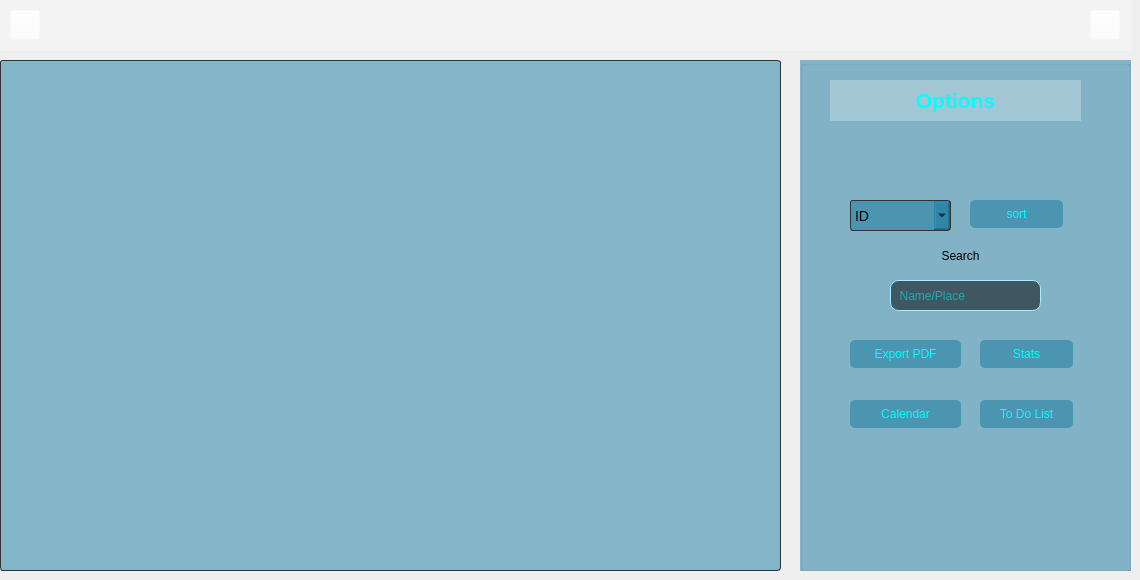
        <widget class="QWidget" name="stackedWidgetPage2">
         <widget class="QTableView" name="tableauzones">
          <property name="geometry">
           <rect>
            <x>0</x>
            <y>60</y>
            <width>781</width>
            <height>511</height>
           </rect>
          </property>
          <property name="styleSheet">
           <string notr="true">QTableView{
border-style: solid;
background-color:rgba(18, 118, 158,125);
color: rgb(0, 255, 255);
border-width: 2px;
border-radius: 10px;
font: 16px;
border: 1px solid #333333;
border-radius: 3px;
padding: 1px 23px 1px 3px;
background-color:rgba(18, 118, 158,125);
color: rgb(0, 255, 255);
font: 75 7pt &quot;MS Shell Dlg 2&quot;;
selection-background-color: rgba(255, 255, 255, 0.1%);
}
QHeaderView{
color: rgb(7, 161, 183);
background-color: rgba(255, 255, 255, 0.1%);
}
QHeaderView:section{
color: rgb(121, 230, 230);
background-color: rgba(255, 255, 255, 0.1%);
}
QScrollBar{
color: rgb(7, 161, 183);
background-color: rgba(255, 255, 255, 0.1%);
}
QTableCornerButton::section{
color: rgb(7, 161, 183);
background-color: rgba(255, 255, 255, 0.1%);
}</string>
          </property>
         </widget>
         <widget class="QPushButton" name="pushButton">
          <property name="geometry">
           <rect>
            <x>1090</x>
            <y>10</y>
            <width>30</width>
            <height>30</height>
           </rect>
          </property>
          <property name="styleSheet">
           <string notr="true">QPushButton{
background-color: rgba(255, 255, 255, 0%);
border-image: url(:/new/icons/icons/right.png);
}
QPushButton:pressed{
border-image: url(:/new/icons/icons/right_clk.png);
background-color: rgba(255, 255, 255, 0%);
}</string>
          </property>
          <property name="text">
           <string/>
          </property>
         </widget>
         <widget class="QPushButton" name="pushButton_2">
          <property name="geometry">
           <rect>
            <x>10</x>
            <y>10</y>
            <width>30</width>
            <height>30</height>
           </rect>
          </property>
          <property name="styleSheet">
           <string notr="true">QPushButton{
border-image: url(:/new/icons/icons/left.png);
background-color: rgba(255, 255, 255, 0%);
}
QPushButton:pressed{
image: url(:/new/icons/icons/left_clk.png);
background-color: rgba(255, 255, 255, 0%);
}</string>
          </property>
          <property name="text">
           <string/>
          </property>
         </widget>
         <widget class="QGroupBox" name="groupBox_4">
          <property name="geometry">
           <rect>
            <x>800</x>
            <y>60</y>
            <width>331</width>
            <height>511</height>
           </rect>
          </property>
          <property name="styleSheet">
           <string notr="true">border-color: rgb(168, 234, 254);
background-color:rgba(18, 118, 158,125);</string>
          </property>
          <property name="title">
           <string/>
          </property>
          <widget class="QLabel" name="label_79">
           <property name="geometry">
            <rect>
             <x>30</x>
             <y>20</y>
             <width>251</width>
             <height>41</height>
            </rect>
           </property>
           <property name="styleSheet">
            <string notr="true">background-color: rgba(255, 255, 255, 0.1%);
font: &quot;Eras Bold ITC&quot;;</string>
           </property>
           <property name="text">
            <string>&lt;html&gt;&lt;head/&gt;&lt;body&gt;&lt;p align=&quot;center&quot;&gt;&lt;span style=&quot; font-size:16pt; font-weight:600; color:#00ffff;&quot;&gt;Options&lt;/span&gt;&lt;/p&gt;&lt;/body&gt;&lt;/html&gt;</string>
           </property>
          </widget>
          <widget class="QComboBox" name="choice">
           <property name="geometry">
            <rect>
             <x>50</x>
             <y>140</y>
             <width>101</width>
             <height>31</height>
            </rect>
           </property>
           <property name="styleSheet">
            <string notr="true">QComboBox{
border-style: solid;
border-width: 2px;
border-radius: 10px;
font: 14px ;
border: 1px solid #333333;
border-radius: 3px;
}
QComboBox:pressed{
color: rgb(0, 255, 255);
}
QComboBox:item:selected{
color: rgb(0, 255, 255);
}
QComboBox:items{
    color: rgb(110,209,255);
}
QListView{
    color: rgb(110,209,255);
}</string>
           </property>
           <item>
            <property name="text">
             <string>ID</string>
            </property>
           </item>
           <item>
            <property name="text">
             <string>Nom</string>
            </property>
           </item>
           <item>
            <property name="text">
             <string>Lieu</string>
            </property>
           </item>
           <item>
            <property name="text">
             <string>Surface</string>
            </property>
           </item>
          </widget>
          <widget class="QPushButton" name="todo">
           <property name="geometry">
            <rect>
             <x>180</x>
             <y>340</y>
             <width>93</width>
             <height>28</height>
            </rect>
           </property>
           <property name="styleSheet">
            <string notr="true">QPushButton{
color: rgb(255, 255, 255);
background-color:rgba(18, 118, 158,125);
color: rgb(0, 255, 255);
font: 75 7pt &quot;MS Shell Dlg 2&quot;;
border-width: 2px;
border-radius: 5px;
font: 16px &quot;Eras Bold ITC&quot;;
}
QPushButton:hover{
border-style: solid;
color: rgb(255, 255, 255);
background-color:rgba(18, 118, 158,125);
color: rgb(0, 255, 255);
font: 75 7pt &quot;MS Shell Dlg 2&quot;;
border-width: 2px;
border-radius: 5px;
font: 16px &quot;Eras Bold ITC&quot;;
}
QPushButton:pressed{
border-style: solid;
color: rgb(255, 255, 255);
font: 16px &quot;Eras Bold ITC&quot;;
border: 1px solid #333333;
border-width: 2px;
border-radius: 5px;
background-color: rgb(19, 67, 85);
}</string>
           </property>
           <property name="text">
            <string>To Do List</string>
           </property>
          </widget>
          <widget class="QPushButton" name="pb_stats">
           <property name="geometry">
            <rect>
             <x>180</x>
             <y>280</y>
             <width>93</width>
             <height>28</height>
            </rect>
           </property>
           <property name="styleSheet">
            <string notr="true">QPushButton{
color: rgb(255, 255, 255);
background-color:rgba(18, 118, 158,125);
color: rgb(0, 255, 255);
font: 75 7pt &quot;MS Shell Dlg 2&quot;;
border-width: 2px;
border-radius: 5px;
font: 16px &quot;Eras Bold ITC&quot;;
}
QPushButton:hover{
border-style: solid;
color: rgb(255, 255, 255);
background-color:rgba(18, 118, 158,125);
color: rgb(0, 255, 255);
font: 75 7pt &quot;MS Shell Dlg 2&quot;;
border-width: 2px;
border-radius: 5px;
font: 16px &quot;Eras Bold ITC&quot;;
}
QPushButton:pressed{
border-style: solid;
color: rgb(255, 255, 255);
font: 16px &quot;Eras Bold ITC&quot;;
border: 1px solid #333333;
border-width: 2px;
border-radius: 5px;
background-color: rgb(19, 67, 85);
}</string>
           </property>
           <property name="text">
            <string>Stats</string>
           </property>
          </widget>
          <widget class="QPushButton" name="export_2">
           <property name="geometry">
            <rect>
             <x>50</x>
             <y>280</y>
             <width>111</width>
             <height>28</height>
            </rect>
           </property>
           <property name="styleSheet">
            <string notr="true">QPushButton{
color: rgb(255, 255, 255);
background-color:rgba(18, 118, 158,125);
color: rgb(0, 255, 255);
font: 75 7pt &quot;MS Shell Dlg 2&quot;;
border-width: 2px;
border-radius: 5px;
font: 16px &quot;Eras Bold ITC&quot;;
}
QPushButton:hover{
border-style: solid;
color: rgb(255, 255, 255);
background-color:rgba(18, 118, 158,125);
color: rgb(0, 255, 255);
font: 75 7pt &quot;MS Shell Dlg 2&quot;;
border-width: 2px;
border-radius: 5px;
font: 16px &quot;Eras Bold ITC&quot;;
}
QPushButton:pressed{
border-style: solid;
color: rgb(255, 255, 255);
font: 16px &quot;Eras Bold ITC&quot;;
border: 1px solid #333333;
border-width: 2px;
border-radius: 5px;
background-color: rgb(19, 67, 85);
}</string>
           </property>
           <property name="text">
            <string>Export PDF</string>
           </property>
          </widget>
          <widget class="QPushButton" name="sort">
           <property name="geometry">
            <rect>
             <x>170</x>
             <y>140</y>
             <width>93</width>
             <height>28</height>
            </rect>
           </property>
           <property name="styleSheet">
            <string notr="true">QPushButton{
color: rgb(255, 255, 255);
background-color:rgba(18, 118, 158,125);
color: rgb(0, 255, 255);
font: 75 7pt &quot;MS Shell Dlg 2&quot;;
border-width: 2px;
border-radius: 5px;
font: 16px &quot;Eras Bold ITC&quot;;
}
QPushButton:hover{
border-style: solid;
color: rgb(255, 255, 255);
background-color:rgba(18, 118, 158,125);
color: rgb(0, 255, 255);
font: 75 7pt &quot;MS Shell Dlg 2&quot;;
border-width: 2px;
border-radius: 5px;
font: 16px &quot;Eras Bold ITC&quot;;
}
QPushButton:pressed{
border-style: solid;
color: rgb(255, 255, 255);
font: 16px &quot;Eras Bold ITC&quot;;
border: 1px solid #333333;
border-width: 2px;
border-radius: 5px;
background-color: rgb(19, 67, 85);
}</string>
           </property>
           <property name="text">
            <string>sort</string>
           </property>
          </widget>
          <widget class="QLineEdit" name="search">
           <property name="geometry">
            <rect>
             <x>90</x>
             <y>220</y>
             <width>151</width>
             <height>31</height>
            </rect>
           </property>
           <property name="styleSheet">
            <string notr="true">QLineEdit{
border-style: solid;
color: rgb(255, 255, 255);
background-color: rgba(0, 0, 0, 0.2%);
color: rgb(0, 255, 255);
border-width: 1px;
border-radius: 8px;
font: 16px &quot;Eras Bold ITC&quot;;
}</string>
           </property>
           <property name="placeholderText">
            <string>  Name/Place</string>
           </property>
          </widget>
          <widget class="QLabel" name="label_50">
           <property name="geometry">
            <rect>
             <x>130</x>
             <y>186</y>
             <width>61</width>
             <height>20</height>
            </rect>
           </property>
           <property name="styleSheet">
            <string notr="true">font: 10pt &quot;MS Shell Dlg 2&quot;;
background-color: rgba(0, 0, 0, 0%);</string>
           </property>
           <property name="text">
            <string>Search</string>
           </property>
           <property name="alignment">
            <set>Qt::AlignCenter</set>
           </property>
          </widget>
          <widget class="QPushButton" name="calendrier">
           <property name="geometry">
            <rect>
             <x>50</x>
             <y>340</y>
             <width>111</width>
             <height>28</height>
            </rect>
           </property>
           <property name="styleSheet">
            <string notr="true">QPushButton{
color: rgb(255, 255, 255);
background-color:rgba(18, 118, 158,125);
color: rgb(0, 255, 255);
font: 75 7pt &quot;MS Shell Dlg 2&quot;;
border-width: 2px;
border-radius: 5px;
font: 16px &quot;Eras Bold ITC&quot;;
}
QPushButton:hover{
border-style: solid;
color: rgb(255, 255, 255);
background-color:rgba(18, 118, 158,125);
color: rgb(0, 255, 255);
font: 75 7pt &quot;MS Shell Dlg 2&quot;;
border-width: 2px;
border-radius: 5px;
font: 16px &quot;Eras Bold ITC&quot;;
}
QPushButton:pressed{
border-style: solid;
color: rgb(255, 255, 255);
font: 16px &quot;Eras Bold ITC&quot;;
border: 1px solid #333333;
border-width: 2px;
border-radius: 5px;
background-color: rgb(19, 67, 85);
}</string>
           </property>
           <property name="text">
            <string>Calendar</string>
           </property>
          </widget>
         </widget>
         <widget class="QLabel" name="label_80">
          <property name="geometry">
           <rect>
            <x>0</x>
            <y>0</y>
            <width>1131</width>
            <height>51</height>
           </rect>
          </property>
          <property name="styleSheet">
           <string notr="true">background-color: rgba(255, 255, 255, 0.1%);
font: &quot;Eras Bold ITC&quot;;</string>
          </property>
          <property name="text">
           <string>&lt;html&gt;&lt;head/&gt;&lt;body&gt;&lt;p align=&quot;center&quot;&gt;&lt;br/&gt;&lt;/p&gt;&lt;/body&gt;&lt;/html&gt;</string>
          </property>
         </widget>
         <zorder>label_80</zorder>
         <zorder>tableauzones</zorder>
         <zorder>pushButton</zorder>
         <zorder>pushButton_2</zorder>
         <zorder>groupBox_4</zorder>
        </widget>
